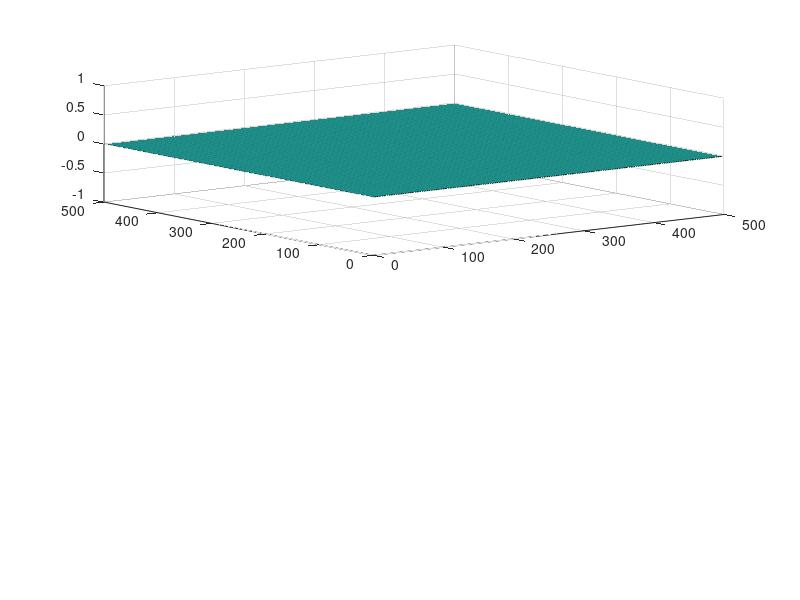

Reproduce this figure in MATLAB. (Note: this script raises an error after producing the figure.)
%Simulation of the transition between 1s and 2p of a hydrogen atom in a
%laser field, displaying probability distribution of electron and evolution
%of the Bloch vector.
%Please allow some time for program to run

clear all
close all

%Define constants
e = 1.602e-19;
h = 6.626e-34;
hbar = h/(2*pi);
a0 = 5.292e-11;
Ryd = 1.09678e7; %Using Rh for hydrogen
c = 299792458;

%Input variables
%This controls the transition process
E0 = 1e6; %Laser field amplitude
Om = a0 / (2*sqrt(2)) * e * E0 / hbar; %Rabi frequency
d = 0; %1e10; %Detuning
Ga = 0; %1e10; %Decay, for example spontaneous emission
tstart = 0;
tend = 2.20e-10;
numpoints = 200;

%Frequencies for the states
w1 = 2*pi*c*Ryd; %1s
w2 = 2*pi*c*Ryd / 4; %2p

%Bloch equations
udot = @(t, R) -Ga/2 * R(1) + d * R(2);
vdot = @(t, R) -d * R(1) - Ga/2 * R(2) + Om * R(3);
wdot = @(t, R) -Om * R(2) - Ga * (R(3) + 1);

ODEFUN = @(t, R) [udot(t, R); vdot(t, R); wdot(t, R)];
TSPAN = linspace(tstart, tend, numpoints);
R0 = [0; 0; 1];

%Solve the Bloch equations
[T, R] = ode45(ODEFUN, TSPAN, R0);

u = R(:, 1);
v = R(:, 2);
w = R(:, 3);

%Coefficients for wavefunction
r12 = (u + 1i*v) / 2;
r21 = (u - 1i*v) / 2;
r11 = (w + 1) / 2;
r22 = (1 - w) / 2;

%Eigenfunctions for 1s and 2p
phi1 = @(x, y) sqrt(1/(4*pi)) * (1/a0)^(3/2) * 2 * exp(-sqrt(x^2 + y^2) / a0);
phi2 = @(x, y) sqrt(3/(4*pi)) * y / sqrt(x^2 + y^2) * (1/(2*a0))^(3/2) * ...
    2 * (1 - sqrt(x^2 + y^2)/a0) * exp(-sqrt(x^2 + y^2) / a0);

%Probability distribution
P =  @(tind, t, x, y) r11(tind) * abs(phi1(x, y))^2 + r22(tind) * abs(phi2(x, y))^2 + ... 
    (r12(tind) * exp(1i * (w2 - w1) * t) + r21(tind) * exp(1i * (w1 - w2) * t)) * phi1(x, y) * phi2(x, y);
    
linepoints = 500;
x = linspace(-1 * a0, 1 * a0, linepoints);
[X, Y] = meshgrid(x);
Z = zeros(linepoints, linepoints);


for j = 1 : linepoints
    for k = 1 : linepoints
        Phis1(j, k) = phi1(X(j, k), Y(j, k));
        Phis2(j, k) = phi2(X(j, k), Y(j, k));
    end
end
Phi1abs = abs(Phis1).^2;
Phi2abs = abs(Phis2).^2;

Zs = zeros(linepoints, linepoints, numpoints);

for t = 1 : length(T)
    Zs(:, :, t) = r11(t) * Phi1abs + r22(t) * Phi2abs + ...
        (r12(t) * exp(1i * (w2 - w1) * T(t)) + r21(t) * exp(1i * (w1 - w2) * T(t))) .* Phis1 .* Phis2;
end

fig = figure;
set(fig, 'Visible', 'on', 'position', [1 1 600 1200])

pl1 = subplot(2,1,1);
s = surf(pl1, Z);
s.EdgeColor = 'none';
colormap hot;
view(2)

pl2 = subplot(2,1,2);
axis([-1 1 -1 1 -1 1])
view(25, 25)
hold(pl2)
q = quiver3(pl2, 0, 0, 0, u(1), v(1), w(1));
pl3 = plot3(pl2, [u(1) u(1)], [v(1) v(1)], [w(1) w(1)], 'blue', 'LineWidth', 2);
[h1, h2, h3] = sphere;
mesh(pl2, h1, h2, h3, zeros(length(h1)), 'FaceAlpha', 0.1)
xline(0, '-', 'v');
yline(0, '-', 'u');
hold(pl2)

%Store the plots of the probability distribution of electron, and the Bloch vector
for t = 1 : length(T)
    s.ZData = Zs(:, :, t);
    
    %Bloch sphere
    q.UData = u(t);
    q.VData = v(t);
    q.WData = w(t);
    if t > 2
        hold on
        plot3(pl2, [u(t) u(t - 1)], [v(t) v(t - 1)], [w(t) w(t - 1)], 'blue', 'LineWidth', 2);
        hold off
    end

    drawnow
    storeMovie(t) = getframe(fig);
end

%Display the plots
[height, width, p] = size(storeMovie(1).cdata);
fig2 = figure;
axis off
set(fig2, 'position', [50 50 width height])
movie(fig2, storeMovie)

%Once the script has run, the movie may be shown again by simply executing the following line:
%movie(fig2, storeMovie)